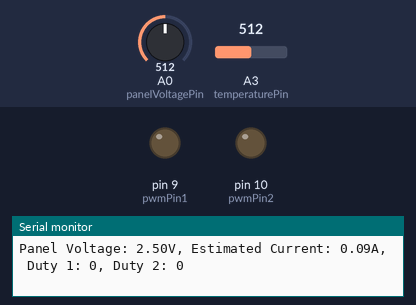
Simulated run of this sketch. Board: Arduino Uno, built with avr-gcc and run on an emulated ATmega328P. On the bench: output pins drawn as LEDs (lit = HIGH), the last lines printed to the serial monitor. Inputs (shaded band) come from the test bench; at power-on: A0 (panelVoltagePin) = 512, A3 (temperaturePin) = 512.

Above: at 1.8 s.
1.9 s: A0 (panelVoltagePin) set to 417
3.4 s: A0 (panelVoltagePin) set to 398
At 13.8 s:
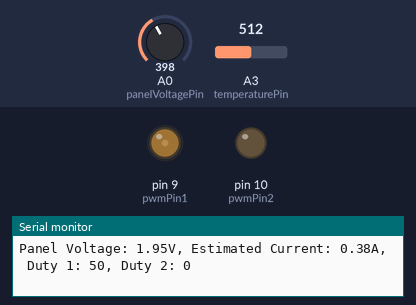
Timing chart, 0 to 18.5 s (numbered marks = the images above; inputs shaded):
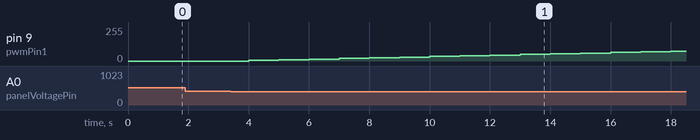

Measured:
- the behaviour switches between 410 and 409 on A0 (panelVoltagePin) (found by bisection; images 0 and 1)
- after the input at 3.4 s, pin 9 (pwmPin1): moves from 0/255 to 75/255 over 14.0 s, starting after 0.60 s

The sketch:

infer8.ino
```cpp
// Pin definitions
const int pwmPin1 = 9;  // PWM for DC-DC converter 1
const int pwmPin2 = 10; // PWM for DC-DC converter 2
const int panelVoltagePin = A0;  // Solar panel voltage
const int outputVoltagePin1 = A1; // DC-DC converter 1 output
const int outputVoltagePin2 = A2; // DC-DC converter 2 output
const int temperaturePin = A3;  // Temperature sensor

// System parameters
float panelVoc = 0.0;  // Estimated open-circuit voltage
float targetPanelVoltage = 0.0;
const float panelVoltageTargetRatio = 0.80;  // 80% of Voc
const float tempCoefficient = -0.003;  // Panel voltage temp coefficient (V/°C)

// PWM control parameters
int dutyCycle1 = 0;
int dutyCycle2 = 0;
const int dutyStep = 5;  // Step change for PWM adjustment
const int maxDuty = 255; // Max PWM value (100% duty cycle)

// Converter priority (lower value = higher priority)
const int priority1 = 1;
const int priority2 = 2;

// Historical tracking for inference
float previousVoltage = 0.0;
float previousDutyCycle = 0.0;
float estimatedCurrent = 0.0;

// Weighted coefficients for multiple inference methods
const float weight_dVdD = 0.5;
const float weight_vocTrend = 0.3;
const float weight_tempComp = 0.2;

// Timing
unsigned long lastUpdate = 0;
const unsigned long updateInterval = 1000;  // 1 second

// Function to read voltage
float readVoltage(int pin) {
  return analogRead(pin) * (5.0 / 1023.0);
}

// Function to estimate temperature in Celsius (assumed 10mV/°C sensor)
float readTemperature() {
  return (readVoltage(temperaturePin) - 0.5) * 100.0;
}

// Estimate current based on voltage change vs duty cycle change
float estimateCurrent_dVdD(float prevVoltage, float currentVoltage, float prevDuty, float currentDuty) {
  float deltaV = prevVoltage - currentVoltage;
  float deltaD = (currentDuty - prevDuty) / 255.0;
  if (deltaD == 0) return estimatedCurrent;
  return deltaV / deltaD;  // Current approximation based on voltage change
}

// Estimate current based on Voc trend (linear approximation)
float estimateCurrent_VocTrend(float currentVoltage) {
  float deltaVoc = panelVoc - currentVoltage;
  return deltaVoc / (panelVoc * (1 - panelVoltageTargetRatio));
}

// Estimate temperature impact on current estimation
float estimateCurrent_Temperature(float currentVoltage, float temperature) {
  float tempEffect = (temperature - 25.0) * tempCoefficient * panelVoc;
  return (currentVoltage + tempEffect) / panelVoc;
}

// Compute weighted current inference
float computeCurrentInference(float currentVoltage, float dutyCycle) {
  float i1 = estimateCurrent_dVdD(previousVoltage, currentVoltage, previousDutyCycle, dutyCycle);
  float i2 = estimateCurrent_VocTrend(currentVoltage);
  float i3 = estimateCurrent_Temperature(currentVoltage, readTemperature());

  return (i1 * weight_dVdD) + (i2 * weight_vocTrend) + (i3 * weight_tempComp);
}

// Adjust PWM based on priority and target voltage
void adjustPWM() {
  float panelVoltage = readVoltage(panelVoltagePin);

  // Adjust duty cycles based on priority
  if (panelVoltage < targetPanelVoltage) {
    if (priority1 < priority2 && dutyCycle1 < maxDuty) {
      dutyCycle1 += dutyStep;
    } else if (dutyCycle2 < maxDuty) {
      dutyCycle2 += dutyStep;
    }
  } else {
    if (priority2 < priority1 && dutyCycle2 > 0) {
      dutyCycle2 -= dutyStep;
    } else if (dutyCycle1 > 0) {
      dutyCycle1 -= dutyStep;
    }
  }

  analogWrite(pwmPin1, dutyCycle1);
  analogWrite(pwmPin2, dutyCycle2);
}

void setup() {
  pinMode(pwmPin1, OUTPUT);
  pinMode(pwmPin2, OUTPUT);
  Serial.begin(9600);
}

void loop() {
  unsigned long currentTime = millis();
  if (currentTime - lastUpdate >= updateInterval) {
    lastUpdate = currentTime;

    float panelVoltage = readVoltage(panelVoltagePin);

    // Track Voc by observing peak voltage
    if (panelVoltage > panelVoc) {
      panelVoc = panelVoltage;
      targetPanelVoltage = panelVoc * panelVoltageTargetRatio;
    }

    // Estimate current using weighted methods
    float inferredCurrent = computeCurrentInference(panelVoltage, dutyCycle1 + dutyCycle2);

    adjustPWM();

    // Debug output
    Serial.print("Panel Voltage: "); Serial.print(panelVoltage);
    Serial.print("V, Estimated Current: "); Serial.print(inferredCurrent);
    Serial.print("A, Duty 1: "); Serial.print(dutyCycle1);
    Serial.print(", Duty 2: "); Serial.println(dutyCycle2);

    // Store previous values for next iteration
    previousVoltage = panelVoltage;
    previousDutyCycle = dutyCycle1 + dutyCycle2;
  }
}
```
